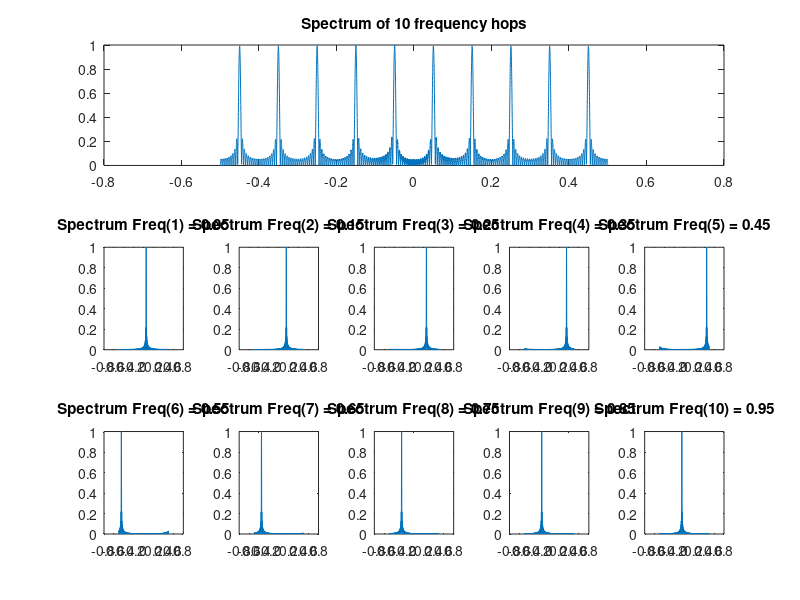
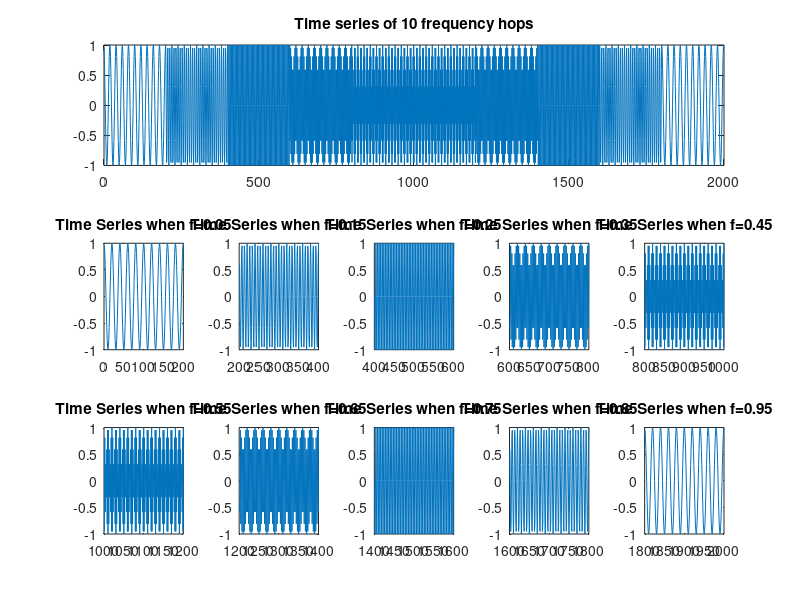

These figures' MATLAB source, in order: (Note: this script raises an error after producing the figures.)
clear
close all

x=ones(1,200);
x1=[0.05*x 0.15*x 0.25*x 0.35*x 0.45*x 0.55*x 0.65*x 0.75*x 0.85*x 0.95*x];
x2=filter(1,[1 -1],x1);
x3=exp(j*2*pi*x2);
%x3 = x3+0.1*(randn(1,2000)+j*randn(1,2000))/sqrt(2);

N =2048;
i = 1
fs = figure
subplot(3,5,1:5)
X3 = fft(x3,4*N);
plot(linspace(-0.5,0.5,4*N), fftshift(abs(X3/max(X3))))
title('Spectrum of 10 frequency hops')
ts = figure
subplot(3,5,1:5)
plot(0:length(x3)-1,x3)
title('Time series of 10 frequency hops')
for k = 1:200:2000
     f = linspace(-0.5,0.5,N);
     index = k:k+199;
     figure(ts)
     subplot(3,5,5+i)
     plot(index, x3(index))
     title(['Time Series when f=' num2str(x1(k))])
     X3temp =fftshift(abs(fft(x3(index),N)));
     figure(fs)
     subplot(3,5,5+i)
     plot(f,X3temp/max(X3temp))
     title(['Spectrum Freq(' num2str(i) ') = ' num2str(x1(k))])
     i = i+1;
end
mu = 0.1;
[ws ps errs] = line_canceller(x3, mu);
plot_results(x1,x3,ws,ps,errs,mu,'')

mu = 0.04;
[ws ps errs] = line_canceller(x3, mu);
plot_results(x1,x3,ws,ps,errs,mu,'')

X4=x3+0.1*(randn(1,2000)+j*randn(1,2000))/sqrt(2);

mu = 0.1;
[ws ps errs] = line_canceller(X4, mu);
plot_results(x1,x3,ws,ps,errs,mu,' (noise present)')

mu = 0.04;
[ws ps errs] = line_canceller(X4, mu);
plot_results(x1,x3,ws,ps,errs,mu,' (noise present)')

    




